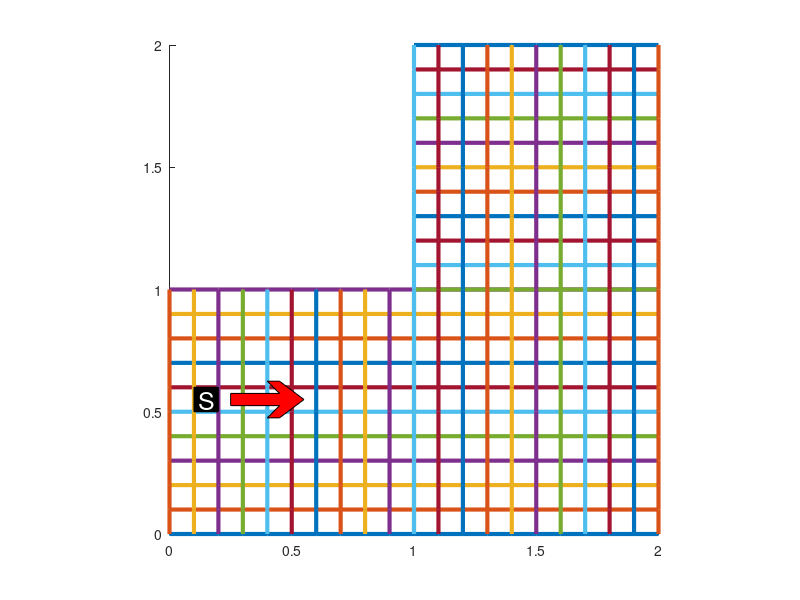

Write MATLAB code to recreate this figure.
clf;
xRes = 0.1;
x = 0:xRes:2;
halfX = 1:xRes:2;
y = ones(1,length(x));
halfY = ones(1,length(halfX));

hold on;
for i=0:xRes:1
   plot(x,i*y,'LineWidth',3); 
end
for i=1:xRes:2
   plot(halfX,i*halfY,'LineWidth',3);
end

yRes = 0.1;
halfY = 0:yRes:1;
y = 0:yRes:2;
x = ones(1,length(y));
halfX = ones(1,length(halfY));
for i=0:yRes:1
   plot(i*halfX,halfY,'LineWidth',3); 
end

for i=1:yRes:2
   plot(i*x,y,'LineWidth',3); 
end

axis square;
hold off;

senX   = 0.15; %coord for center of sensor
senY   = 0.55;  %it varies in search of the optimal
sendx  = 0.05;  %half width of sensor
sendy  = 0.05;

hold on;
fill([senX-sendx,senX-sendx,senX+sendx,senX+sendx],[senY-sendy,senY+sendy,senY+sendy,senY-sendy],'k');
text(senX-0.03, senY, 'S', 'Color', [1,1,1],'FontSize', 18);

x1 = 0.25;
y1 = 0.525;
d1 = 0.2;
d2 = 0.1;
d3 = 0.05;
h1 = 0.05;
h2 = 0.05;

starXCord = [x1,x1,x1+d1,x1+d1-d3,x1+d1,x1+d1+d2,x1+d1,x1+d1-d3,x1+d1];
starYCord = [y1,y1+h1,y1+h1,y1+h1+h2,y1+h1+h2,y1+h1/2,y1-h2,y1-h2,y1];
fill(starXCord,starYCord,'r');
hold off;




